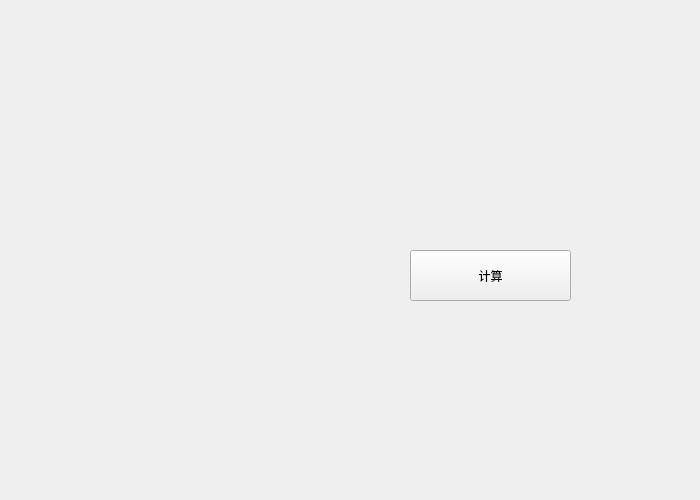
<?xml version="1.0" encoding="UTF-8"?>
<ui version="4.0">
 <class>E4t2</class>
 <widget class="QWidget" name="E4t2">
  <property name="geometry">
   <rect>
    <x>0</x>
    <y>0</y>
    <width>700</width>
    <height>500</height>
   </rect>
  </property>
  <property name="windowTitle">
   <string>Form</string>
  </property>
  <widget class="vecWidget" name="widget" native="true">
   <property name="geometry">
    <rect>
     <x>50</x>
     <y>60</y>
     <width>261</width>
     <height>111</height>
    </rect>
   </property>
  </widget>
  <widget class="matWidget" name="widget_2" native="true">
   <property name="geometry">
    <rect>
     <x>360</x>
     <y>60</y>
     <width>261</width>
     <height>111</height>
    </rect>
   </property>
  </widget>
  <widget class="vecWidget" name="widget_3" native="true">
   <property name="geometry">
    <rect>
     <x>50</x>
     <y>210</y>
     <width>261</width>
     <height>111</height>
    </rect>
   </property>
  </widget>
  <widget class="QPushButton" name="pushButton">
   <property name="geometry">
    <rect>
     <x>410</x>
     <y>250</y>
     <width>161</width>
     <height>51</height>
    </rect>
   </property>
   <property name="text">
    <string>计算</string>
   </property>
  </widget>
 </widget>
 <customwidgets>
  <customwidget>
   <class>vecWidget</class>
   <extends>QWidget</extends>
   <header>vecwidget.h</header>
   <container>1</container>
  </customwidget>
  <customwidget>
   <class>matWidget</class>
   <extends>QWidget</extends>
   <header>matwidget.h</header>
   <container>1</container>
  </customwidget>
 </customwidgets>
 <resources/>
 <connections/>
</ui>
